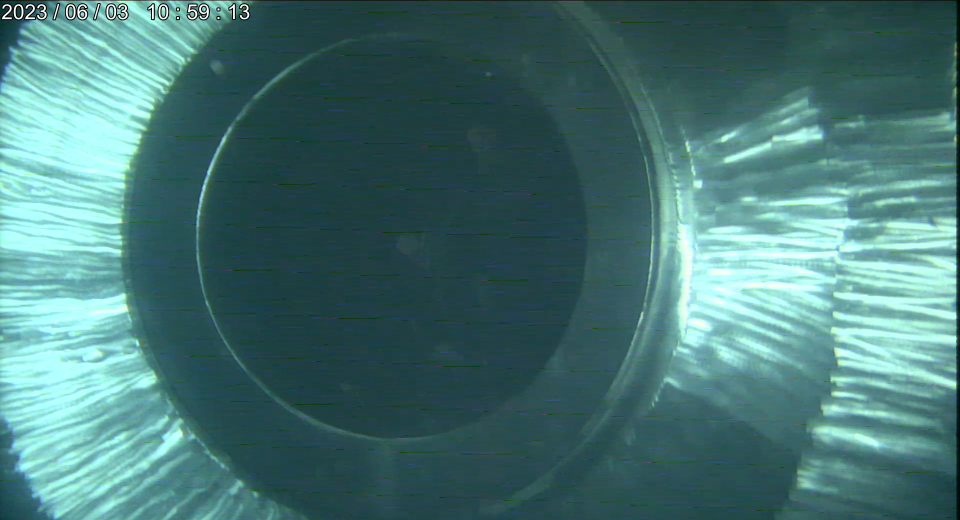
#> input picture images/2.png, 1920 x 1040 px, found by its file name (shown at 1/2 size)
$ python 'test copy.py'
#> lines starting #> are read from the running program, lines starting #| are printed output that depends on the picture; after the words box and inside, x2 and y2 are one past the last pixel; in counts of white or black regions, pixels touching at a corner belong together
import cv2
import numpy as np
import matplotlib.pyplot as plt

def get_ellipse_points_and_normals(center, axes, angle_deg, num_points=40):
    cx, cy = center
    a, b = axes  # 半轴长
    angle_rad = np.deg2rad(angle_deg)
    t = np.linspace(0, 2*np.pi, num_points, endpoint=False)
    x = cx + a * np.cos(t) * np.cos(angle_rad) - b * np.sin(t) * np.sin(angle_rad)
    y = cy + a * np.cos(t) * np.sin(angle_rad) + b * np.sin(t) * np.cos(angle_rad)
    dx = -a * np.sin(t) * np.cos(angle_rad) - b * np.cos(t) * np.sin(angle_rad)
    dy = -a * np.sin(t) * np.sin(angle_rad) + b * np.cos(t) * np.cos(angle_rad)
    norm = np.hypot(dx, dy)
    nx = -dy / norm
    ny = dx / norm
    return np.column_stack((x, y)), np.column_stack((nx, ny))

def search_along_normal(img_gray, pt, normal, search_length, template):
    h, w = img_gray.shape
    x0, y0 = pt
    nx, ny = normal
    distances = np.arange(-search_length, search_length + 1)
    sample_x = x0 + distances * nx
    sample_y = y0 + distances * ny
    valid_mask = (sample_x >= 0) & (sample_x < w-1) & (sample_y >= 0) & (sample_y < h-1)
    if not np.any(valid_mask):
        return None, 0, None, None, None, None
    v_x, v_y = sample_x[valid_mask], sample_y[valid_mask]
    valid_dist = distances[valid_mask]
    pixel_values = img_gray[v_y.astype(int), v_x.astype(int)].astype(float)
    if len(pixel_values) < len(template):
        return None, 0, None, None, None, None
    response = np.convolve(pixel_values, template, mode='valid')
    resp_offsets = np.array([valid_dist[i + len(template)//2] for i in range(len(response))])
    max_idx = np.argmax(np.abs(response))
    max_resp = np.abs(response[max_idx])
    offset_idx = max_idx + len(template)//2
    best_x = v_x[offset_idx]
    best_y = v_y[offset_idx]
    # 返回原始灰度剖面和对应的物理偏移
    return (best_x, best_y), max_resp, response, resp_offsets, pixel_values, valid_dist

def main():
    image_path = 'images/2.png'  # 修改为你的图片
    img = cv2.imread(image_path)
#> img is the input picture: shape (1040, 1920, 3); mean B, G, R 116.4, 117.4, 71.4
    if img is None:
        print("图像未找到")
        return

    gray = cv2.cvtColor(img, cv2.COLOR_BGR2GRAY)
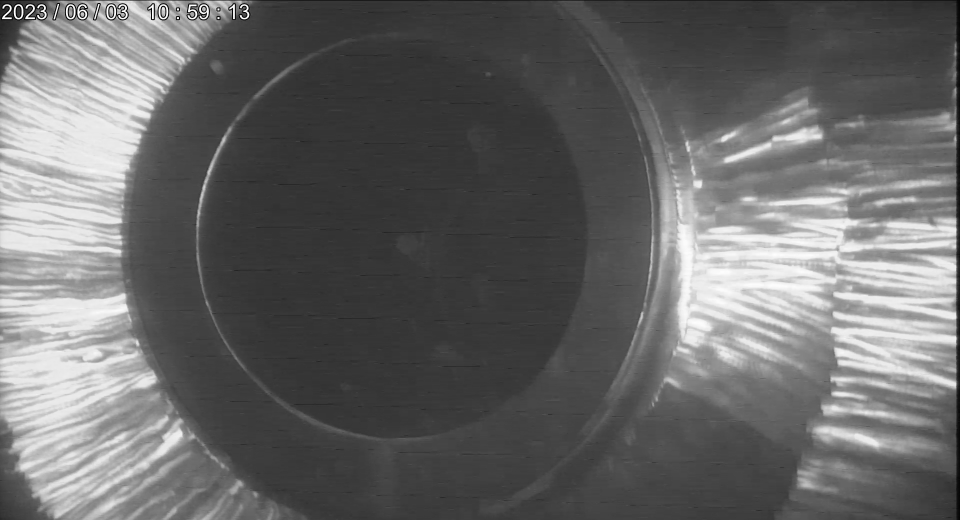
#> gray: shape (1040, 1920) (shown at 1/2 size); min 0, max 255, mean 103.5
    gray = cv2.GaussianBlur(gray, (7,7), 0)

    prior_center = (790, 500)
    prior_axes = (750/2, 800/2)   # 半轴长
    prior_angle = 12

    NUM_SAMPLES = 100
    SEARCH_LENGTH = 100
    TEMPLATE = np.array([-1, -1, -1, -1, -1, 0, 1, 1, 1, 1, 1])
    RESPONSE_THRESH = 0.5

    pts, normals = get_ellipse_points_and_normals(prior_center, prior_axes, prior_angle, NUM_SAMPLES)

    detected_pts_all = []
    responses_dict = {}          # 存储每个采样点的 (resp_seq, offsets, best_pt, score)
    profiles_dict = {}           # 存储 (pixel_values, valid_dist, offset_of_best)

    for idx, (pt, normal) in enumerate(zip(pts, normals)):
        best_pt, score, resp_seq, offsets, pix_vals, valid_dist = \
            search_along_normal(gray, pt, normal, SEARCH_LENGTH, TEMPLATE)
        if best_pt is not None and score > RESPONSE_THRESH:
            detected_pts_all.append(best_pt)
        # 保存响应曲线数据
        responses_dict[idx] = (resp_seq, offsets, best_pt, score)
        # 保存灰度剖面数据（不管是否检测到点，都保存，方便绘图）
        if pix_vals is not None:
            # 计算最佳点对应的偏移（如果有）
            offset_best = None
            if best_pt is not None:
                vec = np.array(best_pt) - pt
                offset_best = np.dot(vec, normal)
            profiles_dict[idx] = (pix_vals, valid_dist, offset_best)
        else:
            profiles_dict[idx] = None
#> this loop made 100 passes
#> (max_idx in search_along_normal, max_resp in search_along_normal, offset_idx in search_along_normal, best_x in search_along_normal, best_y in search_along_normal, score, vec, offset_best) on passes 1 to 12: (89, 48, 94, 1162.7, 579.2, 48, [5.87, 1.25], -6), (91, 46, 96, 1154.7, 603.4, 46, [3.86, 1.06], -4), (93, 47, 98, 1145.4, 627, 47, [1.89, 0.643], -2), (92, 62, 97, 1137.5, 651, 62, [2.78, 1.13], -3), (94, 45, 99, 1125.5, 673.3, 45, [0.902, 0.431], -1), (93, 59, 98, 1114.9, 696, 59, [1.75, 0.968], -2), (95, 75, 100, 1100.4, 716.5, 75, [0, 0], 0), (91, 69, 96, 1089.7, 739.5, 69, [3.24, 2.34], -4), (92, 26, 97, 1073.7, 758.7, 26, [2.32, 1.9], -3), (96, 21, 101, 1054.4, 774.8, 21, [-0.734, -0.679], 1), (97, 21, 102, 1036.5, 791.6, 21, [-1.38, -1.44], 2), (106, 32, 111, 1012.5, 801.1, 32, [-7.1, -8.4], 11)
#> (score, vec, offset_best) on passes 61 to 66: (193, [-23.51, -24.56], -34), (198, [-22.59, -26.73], -35), (221, [-20.89, -28.08], -35), (157, [-19.63, -30.18], -36), (84, [-17.2, -30.48], -35), (78, [-15.65, -32.42], -36)

    detected_pts_all = np.array(detected_pts_all, dtype=np.float32) if detected_pts_all else np.empty((0,2), dtype=np.float32)

    # 拟合椭圆
    final_ellipse = None
    if len(detected_pts_all) >= 5:
        pts4fit = detected_pts_all.reshape(-1, 1, 2)
        final_ellipse = cv2.fitEllipse(pts4fit)

    # ========== 最终结果图 ==========
    plt.figure(figsize=(12,9))
    prior_ell_pts, _ = get_ellipse_points_and_normals(prior_center, prior_axes, prior_angle, 100)
    plt.plot(prior_ell_pts[:,0], prior_ell_pts[:,1], 'r--', label='Prior ellipse')
    for i, (pt, normal) in enumerate(zip(pts, normals)):
        if i % 10 != 0:
            continue
        p1 = pt - normal * SEARCH_LENGTH
        p2 = pt + normal * SEARCH_LENGTH
        plt.plot([p1[0], p2[0]], [p1[1], p2[1]], 'y-', alpha=0.3)
    if len(detected_pts_all) > 0:
        plt.scatter(detected_pts_all[:,0], detected_pts_all[:,1], c='cyan', s=15, zorder=5, label='Detected points')
    if final_ellipse is not None:
        cv2.ellipse(img, final_ellipse, (0,255,0), 3)
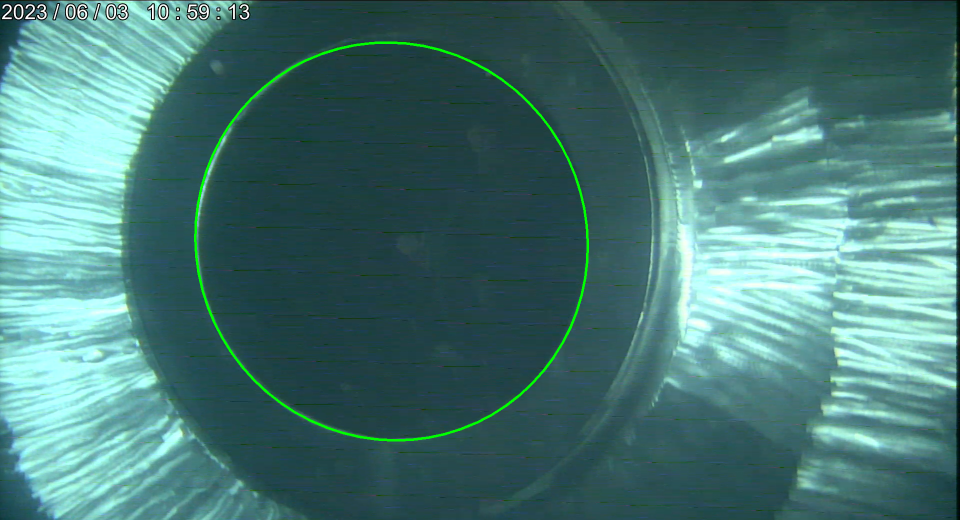
#> img: shape (1040, 1920, 3) (shown at 1/2 size); 0.62% of pixels changed, all inside (x1, y1, x2, y2) = (388, 83, 1178, 883)
        plt.plot([], [], 'g-', linewidth=2, label='Fitted ellipse')
    plt.imshow(cv2.cvtColor(img, cv2.COLOR_BGR2RGB))
    plt.legend()
    plt.axis('off')
    plt.title("Edge detection along normals")
    plt.show()
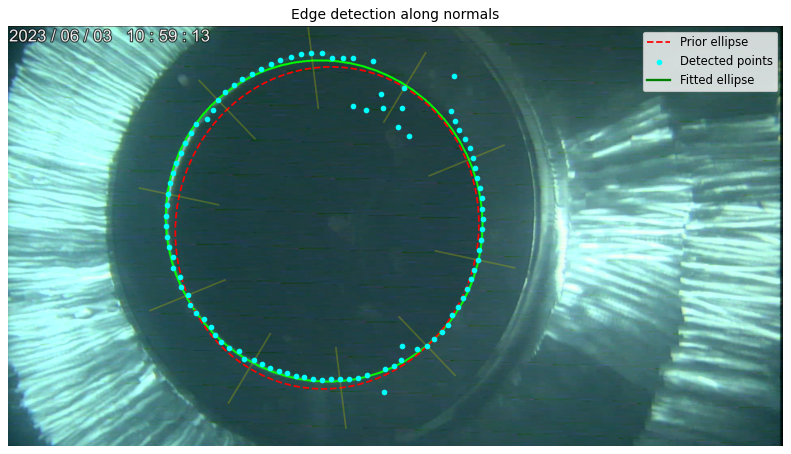
#> figure drawn by matplotlib, 1 panel

    # ========== 响应曲线窗口（原有） ==========
    step = max(1, NUM_SAMPLES // 12)
    fig, axes = plt.subplots(3, 4, figsize=(18, 10))
    axes = axes.flatten()
    for plot_i, sample_i in enumerate(range(0, NUM_SAMPLES, step)):
        if plot_i >= len(axes):
            break
        ax = axes[plot_i]
        resp_seq, offsets, best_pt, score = responses_dict[sample_i]
        if resp_seq is None:
            ax.set_title(f"Sample {sample_i}: no data")
            continue
        ax.plot(offsets, resp_seq, 'b-')
        ax.set_title(f"Sample {sample_i} (response)")
        ax.set_xlabel("Offset (pix)")
        ax.set_ylabel("Conv response")
        if best_pt is not None:
            vec = np.array(best_pt) - pts[sample_i]
            offset_best = np.dot(vec, normals[sample_i])
            idx_closest = np.argmin(np.abs(offsets - offset_best))
            ax.plot(offsets[idx_closest], resp_seq[idx_closest], 'ro', markersize=8, label='selected')
            ax.legend()
        ax.grid(True, alpha=0.3)
    for idx in range(plot_i+1, len(axes)):
        axes[idx].set_visible(False)
    plt.suptitle("1D convolution response along normals")
    plt.tight_layout()
    plt.show()
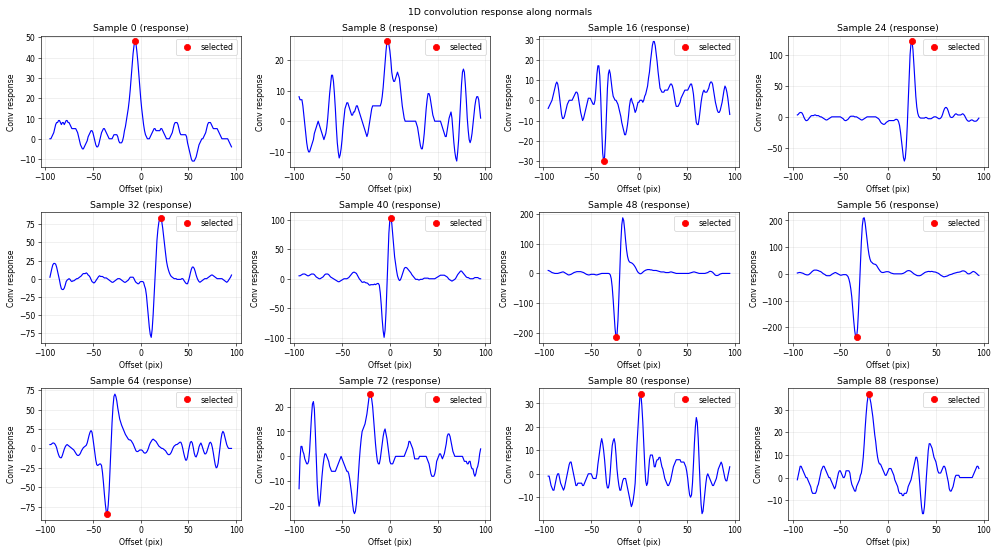
#> figure drawn by matplotlib, 12 panels; panel 1: curve peaks at x = -6, y = 48; panel 2: curve peaks at x = -3, y = 26; panel 3: curve peaks at x = 15, y = 29; panel 4: curve peaks at x = 25, y = 121

    # ========== 新增：绘制“偏离很多”的灰度剖面 ==========
    # 计算每个检测点的偏移量
    offsets_all = []
    for idx in range(NUM_SAMPLES):
        best_pt = responses_dict[idx][2]  # best_pt
        if best_pt is not None:
            vec = np.array(best_pt) - pts[idx]
            offset = np.dot(vec, normals[idx])
        else:
            offset = 0.0
        offsets_all.append(offset)
    offsets_all = np.array(offsets_all)

    # 设定偏离阈值（像素），可根据实际情况调整
    DEVIATION_THRESH = 30
    outlier_indices = np.where(np.abs(offsets_all) > DEVIATION_THRESH)[0]

    if len(outlier_indices) > 0:
        # 选择最多6个偏离最严重的点进行显示
        selected = sorted(outlier_indices, key=lambda i: abs(offsets_all[i]), reverse=True)[:6]
        num_plots = len(selected)
        cols = min(3, num_plots)
        rows = int(np.ceil(num_plots / cols))
        fig2, axes2 = plt.subplots(rows, cols, figsize=(15, 4*rows))
        if num_plots == 1:
            axes2 = [axes2]
        else:
            axes2 = axes2.flatten()

        for i, idx in enumerate(selected):
            ax = axes2[i]
            if profiles_dict[idx] is None:
                ax.set_title(f"Sample {idx}: no profile")
                continue
            pix_vals, valid_dist, offset_best = profiles_dict[idx]
            # 绘制灰度值随偏移的变化
            ax.plot(valid_dist, pix_vals, 'k-', label='Gray level')
            ax.set_xlabel("Offset along normal (pix)")
            ax.set_ylabel("Pixel intensity")
            ax.set_title(f"Sample {idx} (offset = {offsets_all[idx]:.1f} px)")
            # 标记检测到的边缘点位置
            if offset_best is not None:
                y_min, y_max = ax.get_ylim()
                ax.vlines(offset_best, y_min, y_max, color='r', linestyle='--', label='Detected edge')
                ax.legend()
            ax.grid(True, alpha=0.3)
#> this loop made 6 passes
#> idx on passes 1 to 6: 83, 77, 75, 82, 84, 79
        # 隐藏多余的子图
        for i in range(num_plots, len(axes2)):
            axes2[i].set_visible(False)
#> this loop made 0 passes
        plt.suptitle("Gray level profiles of normals with large deviations", fontsize=14)
        plt.tight_layout()
        plt.show()
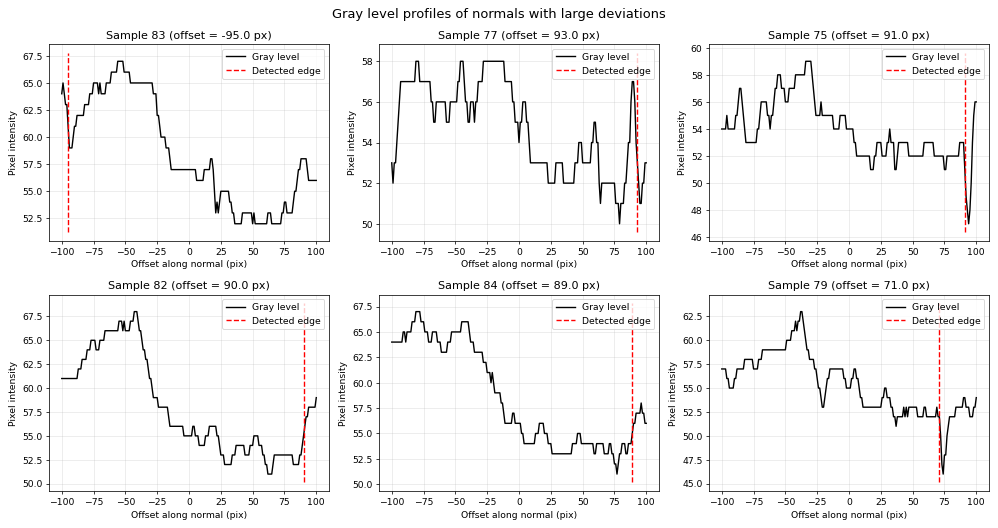
#> figure drawn by matplotlib, 6 panels; panel 1: curve peaks at x = -56, y = 67; panel 2: curve peaks at x = -81, y = 58; panel 3: curve peaks at x = -34, y = 59; panel 4: curve peaks at x = -43, y = 68
    else:
        print("所有检测点的偏移都在阈值内，没有大幅度偏离点。")

if __name__ == "__main__":
    main()

$ run again, with images/1.png copied over images/2.png
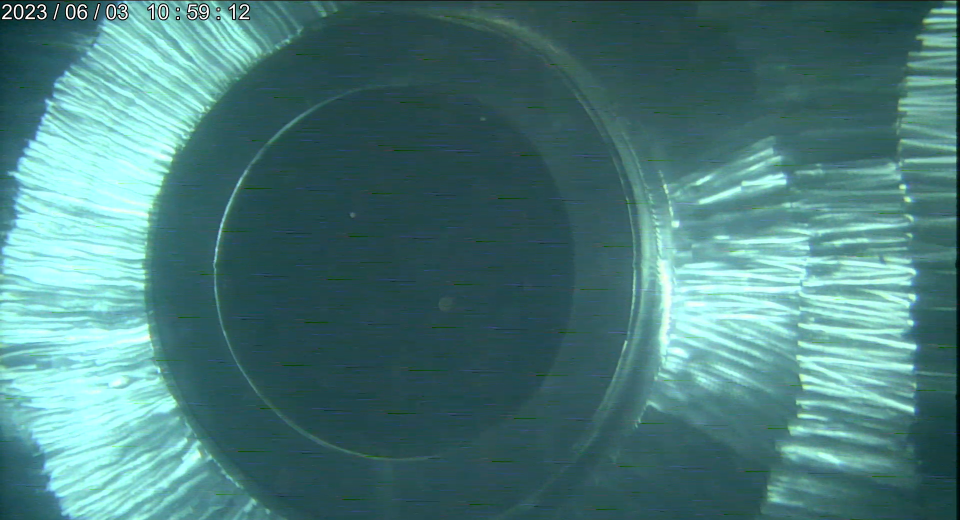
#> input picture images/1.png, 1920 x 1040 px, found by its file name (shown at 1/2 size)
#> in main, img is the input picture: shape (1040, 1920, 3); mean B, G, R 122.3, 122.5, 73.3
#> in main, `gray = cv2.cvtColor(img, cv2.COLOR_BGR2GRAY)`:
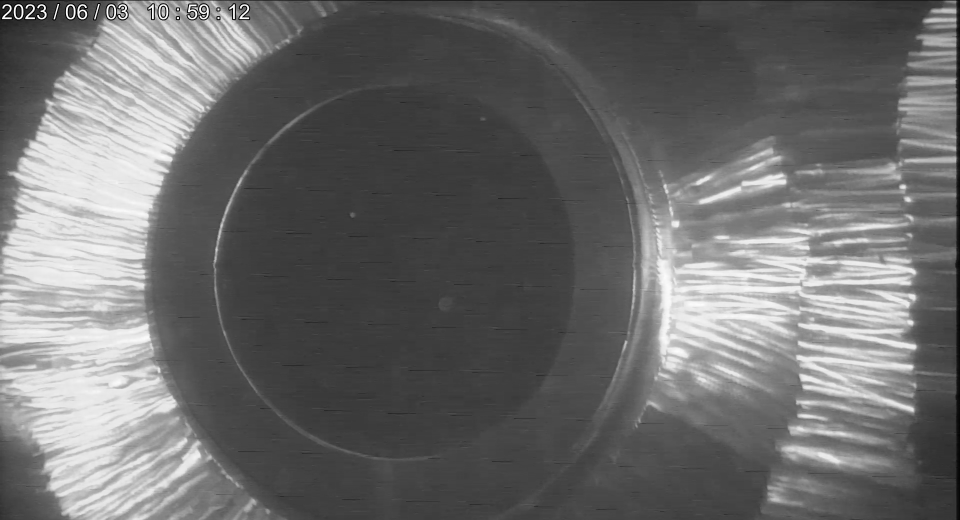
#> gray: shape (1040, 1920) (shown at 1/2 size); min 0, max 255, mean 107.8
#> the loop in main, `for idx, (pt, normal) in enumerate(zip(pts, normals)):` made 100 passes
#> (max_idx in search_along_normal, max_resp in search_along_normal, offset_idx in search_along_normal, best_x in search_along_normal, best_y in search_along_normal, score, vec, offset_best) on passes 1 to 8: (102, 51, 107, 1150, 576.5, 51, [-6.85, -1.46], 7), (100, 35, 105, 1146, 601.1, 35, [-4.82, -1.33], 5), (97, 41, 102, 1141.6, 625.7, 41, [-1.89, -0.643], 2), (93, 32, 98, 1136.6, 650.7, 32, [1.85, 0.754], -2), (91, 39, 96, 1128.2, 674.5, 39, [3.61, 1.72], -4), (88, 34, 93, 1119.3, 698.4, 34, [6.13, 3.39], -7), (84, 31, 89, 1109.7, 722.4, 31, [9.29, 5.89], -11), (81, 43, 86, 1097.8, 745.3, 43, [11.35, 8.19], -14)
#> img: shape (1040, 1920, 3); 0.66% of pixels changed, all inside (x1, y1, x2, y2) = (414, 27, 1213, 916)
#> in main, `plt.show()`:
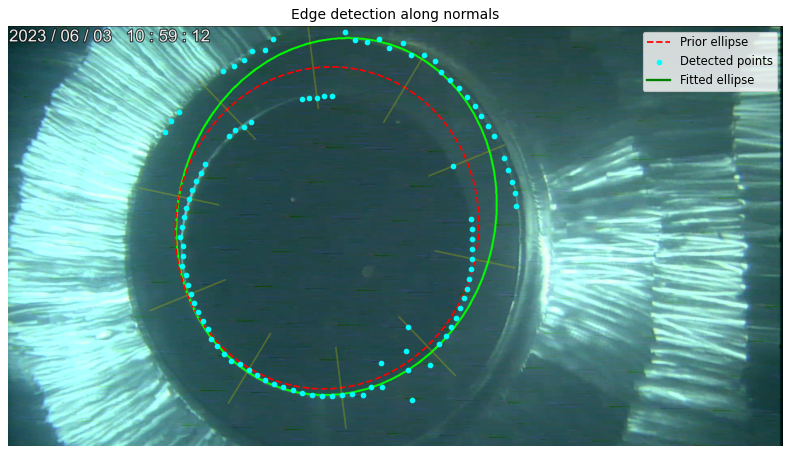
#> figure drawn by matplotlib, 1 panel
#> the loop in main, `for i, idx in enumerate(selected):` made 6 passes
#> idx on passes 1 to 6: 95, 81, 78, 94, 80, 67
